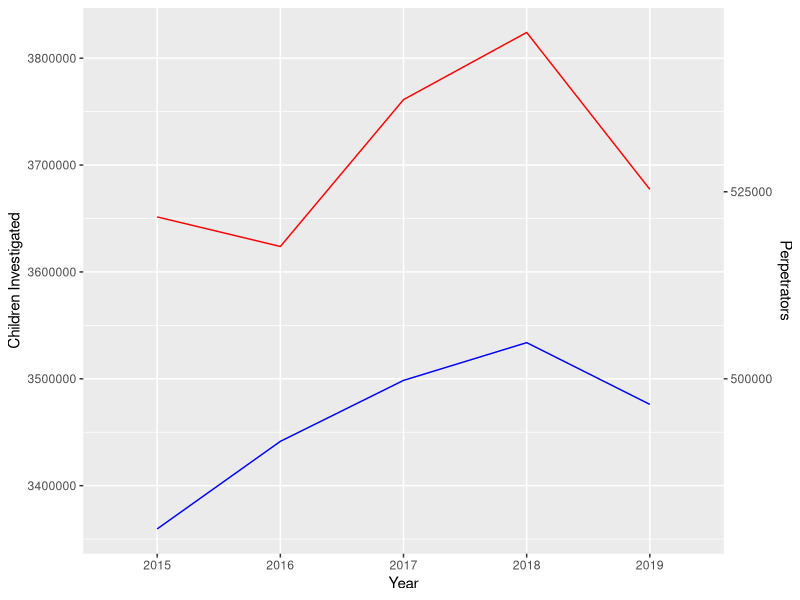

The R script that drew this image:
#library things
library(tidyverse)
library(ggplot2)
library(dplyr)
library(stringr)

investdata <- read.csv("../data/childinvestigation.csv")
perpsdata <- read.csv("../data/perps.csv")

chart3data <- merge(investdata, perpsdata, by = "State")

colors <- c("National.x" = "blue", "National.y" = "red")

chart3 <- ggplot(chart3data, aes(x= State, group = 1)) +
  geom_line(aes(x = State, y = National.x), col = "blue") +
  geom_line(aes(x = State, y = National.y * 7, col = "red"), col = "red") +
  scale_y_continuous(sec.axis=sec_axis(~./7,name= "Perpetrators"), labs(y = "Children Investigated"))+
  labs(col = "legend", x = "Year") 



  labs(color = "Legend") +
  scale_color_manual(values = colors)

chart3
